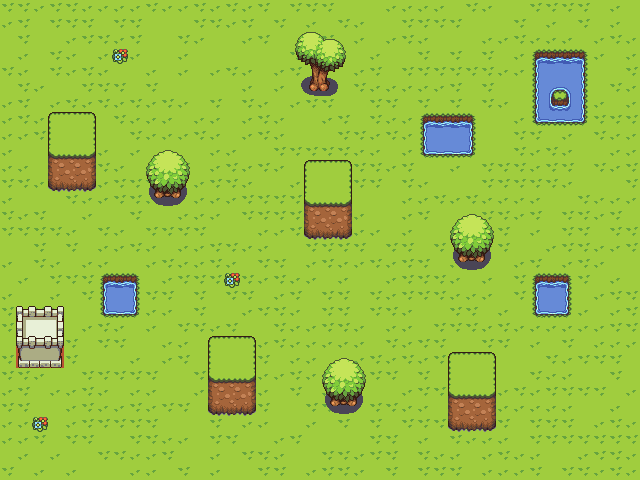

Below is a game level as drawn by its tile map, then a one-line description and the .tmx that defines it (tile-layer data replaced by summaries):
An orthogonal 40x30 tile map with 16x16 px tiles, 3 tile layers (Background, Terrain, Trees) and 1 object (slimeSpawn).

<map version="1.10" tiledversion="1.10.2" orientation="orthogonal" renderorder="right-down" width="40" height="30" tilewidth="16" tileheight="16" infinite="0" nextlayerid="5" nextobjectid="4">
 <editorsettings>
  <export target="overworld.json" format="json" />
 </editorsettings>
 <tileset firstgid="1" source="tileset.tsx" />
 <layer id="1" name="Background" width="40" height="30">
  <data>[1200 cells, 1200 non-empty, 3 distinct tile ids]</data>
 </layer>
 <layer id="2" name="Terrain" width="40" height="30">
  <data>[1200 cells, 125 non-empty, 41 distinct tile ids]</data>
 </layer>
 <layer id="3" name="Trees" width="40" height="30">
  <data>[1200 cells, 52 non-empty, 28 distinct tile ids]</data>
 </layer>
 <objectgroup id="4" name="Spawns">
  <object id="3" name="slimeSpawn" x="320" y="304">
   <point />
  </object>
 </objectgroup>
</map>
